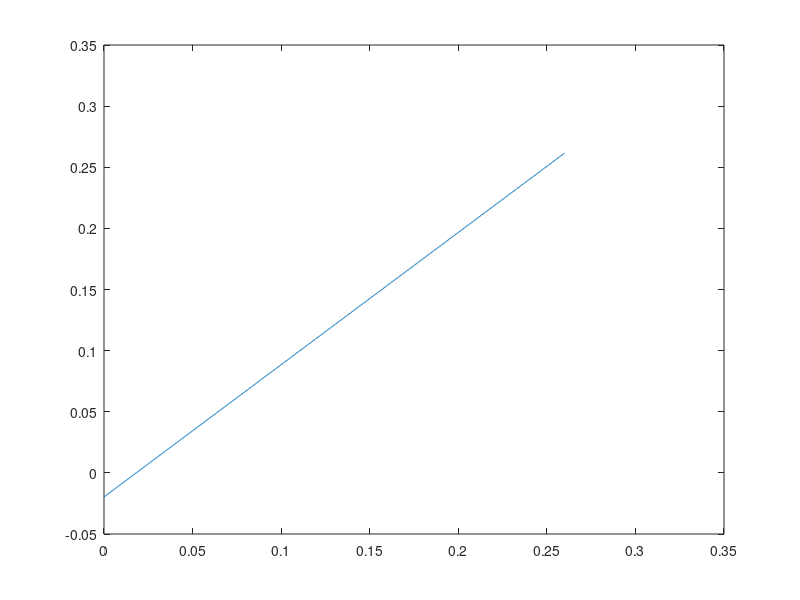

This chart was generated by the following MATLAB code: (Note: this script raises an error after producing the figure.)
k=0.24487;
Tp1=0.078965;
Tp2=0.079019;

s=tf('s');
G=tf(k, [Tp1*Tp2 Tp1+Tp2 1])
[yG, tG]=step(G);

%---

first_d=gradient(yG)./gradient(tG);
second_d=gradient(first_d)./gradient(tG); %22-23 -> 0.0535-0.0576

muestra_tangente=23;
m=(yG(muestra_tangente)-yG(muestra_tangente-1))/(tG(muestra_tangente)-tG(muestra_tangente-1))
x= linspace(0,0.26,1000);
tangente= m*(x-tG(muestra_tangente-1))+yG(muestra_tangente-1); %muestra_tangente-1

plot(x, tangente)
hold on;
yline(0.2445) % x=0.2366
hold on;
yline(0) %x=0.0222
%hold on;
%plot(t ,y_150(:,1))
hold on;
step(G)

%---

L=0.0222; 
T=0.2144;

[Gc1,Kp1]=zn(1,[k,L,T,10])
[Gc2,Kp2,Ti2]=zn(2,[k,L,T,10])
[Gc3,Kp3,Ti3,Td3]=zn(3,[k,L,T,10])

G_c1=feedback(G*Gc1,1);
G_c2=feedback(G*Gc2,1);
G_c3=feedback(G*Gc3,1);

figure
hold on;
step(G_c1,G_c2,G_c3);
legend('P','PI','PID')